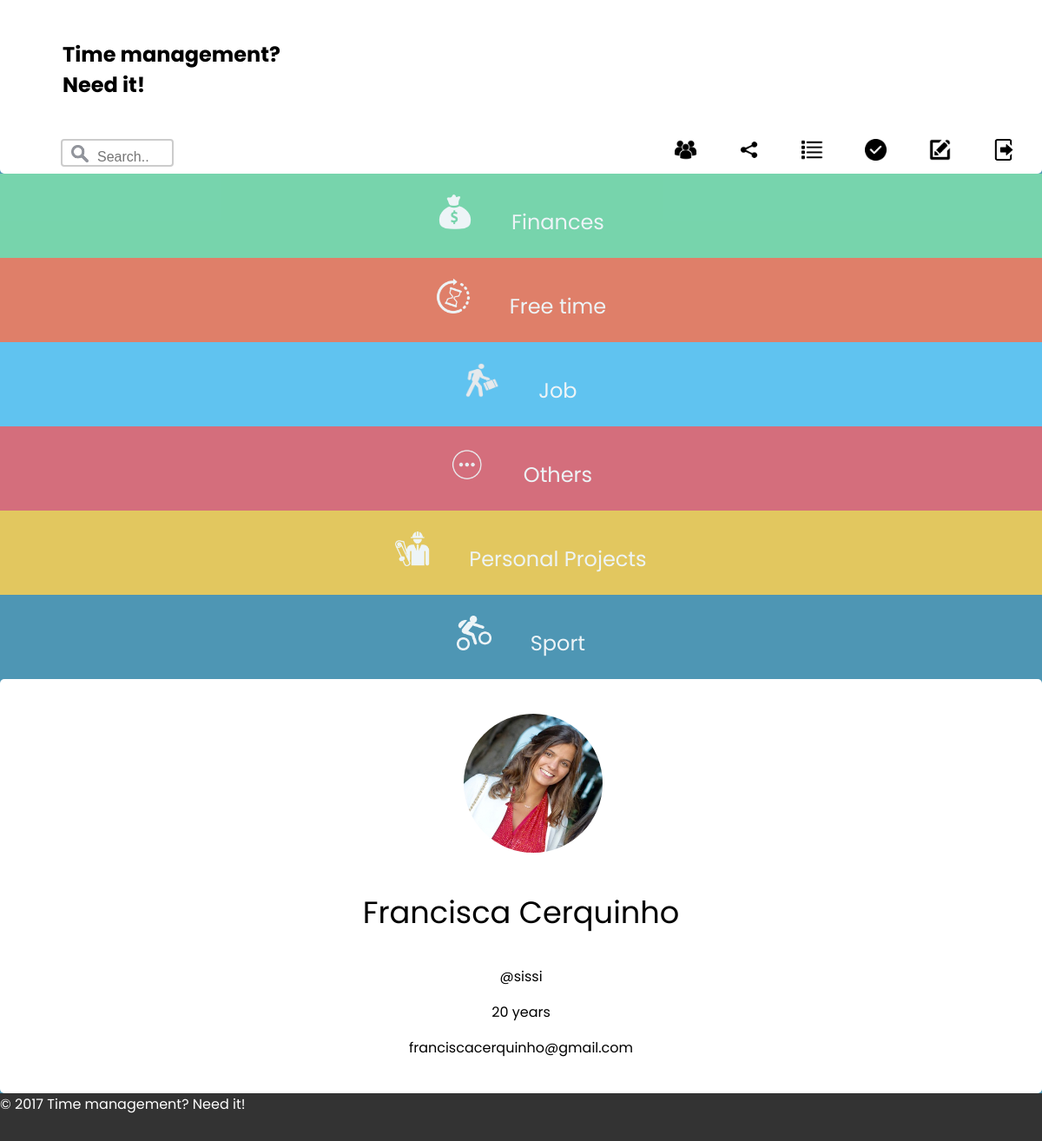
Page /logged.php (signed in) on the committed database.
### tables this page shows
CREATE TABLE category (
  cat_id INTEGER PRIMARY KEY,
  cat_name VARCHAR NOT NULL,
  cat_photo VARCHAR( 100 ) NOT NULL
);

### logged.php (called while the page is built, shortened)
<?php
include_once('database/connection.php');
include_once('database/query.php');
$categories = getAllCategories();
include_once('templates/common/header.php');
include_once('templates/category/list_categories.php');
include_once('templates/common/footer.php');
?>

### database/query.php (called while the page is built, shortened)
<?php
function getAllCategories() {
  global $dbh;
  $stmt = $dbh->prepare("SELECT * FROM category ORDER BY cat_name");
  $stmt->execute();
  return $stmt->fetchAll();
}
?>

### templates/category/list_categories.php (the view, shortened to what this page needs)
<aside id="categories">
    <?php foreach ($categories as $category) { ?>
      <a href="category.php?cat_id=<?=$category['cat_id']?>"><img alt="category photo" src="<?php echo $category['cat_photo']?>">&nbsp; &nbsp; &nbsp; &nbsp;<?=$category['cat_name']?></a>
    <?php } ?>
</aside>
<aside id="buttons" >
  <form method="post" action="search.php" >
  <input class="search_bar" type="text" name="search"  id="search" placeholder="Search.." >
  </form>
  <div>
    <a href="sharedLists.php"><img alt="Shared lists" src="images/users.png"></a>
    <a class="shareLists" data-popup-deleteTask-open="popup-1" href="#"><img alt="Share list" src="images/share.png"></a>
  <a href="allTasks.php"><img alt="All tasks" src="images/viewAllTasks.png"></a>
  <a href="completedTasks.php"><img alt="Completed tasks" src="images/completed.png"></a>
  <a class="edit_profile" data-popup-open="popup-1" href="#"><img alt="edit profile" src="images/edit.png"></a>
  <a href="action_logout.php"><img alt="Button logout" src="images/logout.jpg"></a>
</div>
</aside>
<section id="user_info">
  <article>
    <?php echo "<img src='images/".$_SESSION['usr_info']['usr_photo']."' alt='Foto de exibição' /><br />";
    ?>
  </article>
  <p> <?=$_SESSION['usr_info']['usr_name']?> </p>
  <p> @<?=$_SESSION['usr_info']['usr_username']?> </p>
  <p> <?=$_SESSION['usr_info']['usr_age']?> years</p>
  <p> <?=$_SESSION['usr_info']['usr_email']?> </p>
</section>

### templates/common/header.php (shortened to what this page needs)
<!DOCTYPE html>
<html>
<head> <title>Time management? Need it!</title>
  <link rel="stylesheet" href="css/style.css">
  <link rel="stylesheet" href="css/main.css">
  <link rel="stylesheet" href="css/categories.css">
  <link rel="stylesheet" href="css/calendar.css">
  <link rel="stylesheet" href="css/pop-ups.css">
  <link rel="stylesheet" href="css/toDo.css">
</head>
<body>
  <header>
    <div id="info">
      <h1><a href='logged.php'>Time management? <br>  Need it!</a></h1>
    </div>
  </header>

### templates/common/footer.php
<footer>
  &copy; 2017 Time management? Need it!
</footer>
</body>
</html>

### css/style.css (style rules this page uses)
body { width: 100%; height: 100%; margin: 0 auto; display: flex; flex-flow: column wrap; background-color: #4e96b4; }
header { justify-content: space-between; display: flex; flex: 0 0 0; flex-grow: 0; order:1; background-color: white; }
body > header { display: flex; justify-content: space-between; height: 100% background-color: inherit; flex: 1 100%; }
#info { display: flex; align-items: center; flex-grow: 1; height: 10em; }
#info a { text-decoration: none; color: black; width: 100%; }
#info h1 { font-size: 1.5em; font-family: 'Permanent Marker', cursive; font-family: 'Poppins', sans-serif; margin: 3em; }
footer { display: flex; width:100%; font-family: 'Permanent Marker', cursive; font-family: 'Poppins', sans-serif; background-color: #333; color: white; height: 55px; text-align:justify; order: 5; }

### css/categories.css (style rules this page uses)
.search_bar { width: 130px; margin-left: 70px; box-sizing: border-box; border: 2px solid #ccc; border-radius: 4px; font-size: 16px; background-color: white; background-size: 20px; background-image: url("../images/search.png"); background-position: 10px 5px; background-repeat: no-repeat; padding: 10px 20px 0px 40px; -webkit-transition: width 0.4s ease-in-out; transition: width 0.4s ease-in-out; }
#buttons { display: flex; font-family: 'Permanent Marker', cursive; font-family: 'Poppins', sans-serif; width: 100%; height: 40px; color: white; border-radius: 0px 0px 5px 5px; background-color: white; display: flex; justify-content:space-between; order:2; }
#buttons form { text-align:left; order: 1; }
#buttons div { order: 2; }
#buttons a img { width: 25px; margin-right: 20px; padding: 0 0.5em; text-decoration: none; font-size: 1.5em; color: #000000; }
#categories { display: flex; text-decoration: none; font-family: 'Permanent Marker', cursive; font-family: 'Poppins', sans-serif; opacity: 0.9; order:3; text-align: center; flex-direction: column; }
#categories > * { flex: none; }
#categories a { padding: 1em 1em 1em 1em; font-family: 'Permanent Marker', cursive; font-family: 'Poppins', sans-serif; border: 1px ; text-decoration: none; font-size: 1.5em; color:white; }
#categories a:first-child { background-color: #7cdbac; }
#categories a:nth-child(2) { background-color: #ef7d61; }
#categories a:nth-child(3) { background-color: #62c8f7; }
#categories a:nth-child(4) { background-color: #e36a76; }
#categories a:nth-child(5) { background-color: #f3cd56; }
#categories a:nth-child(6) { background-color: #4e96b4; }
#categories a img { width: 40px; height: 40px; }
@media screen and (min-width: 480px) { #categories { flex-flow: column; } }
#user_info { font-family: 'Permanent Marker', cursive; font-family: 'Poppins', sans-serif; font-size: 1em; grid-column: 3; order:4; background: white; border-radius: 5px; border-left: 3em; padding: 1.5em 0em 1.5em 0em; text-align: center; width: 100%; }
#user_info p:nth-child(2) { font-size: 2.2em; }
#user_info article img { border-radius: 50%; margin-top: 1em; margin-left: 1.8em; grid-column: 2; width: 10em; height: 10em; }

### rows in the picture
category: cat_photo (picture), cat_name "Finances"
category: cat_photo (picture), cat_name "Free time"
category: cat_photo (picture), cat_name "Job"
category: cat_photo (picture), cat_name "Others"
category: cat_photo (picture), cat_name "Personal Projects"
category: cat_photo (picture), cat_name "Sport"

### other values in the picture
$_SESSION['usr_info']['usr_name'] "Francisca Cerquinho"
$_SESSION['usr_info']['usr_username'] "sissi"
$_SESSION['usr_info']['usr_age'] "20"
$_SESSION['usr_info']['usr_email'] "franciscacerquinho@gmail.com"
